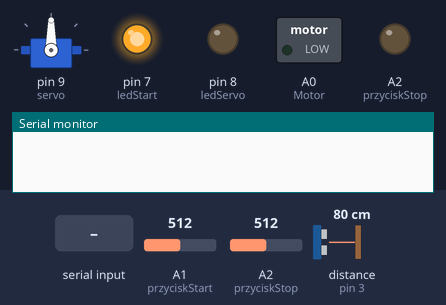
Simulated run of this sketch. Board: Arduino Uno, built with avr-gcc and run on an emulated ATmega328P. Shown: servo, switched loads named in the sketch (green lamp = pin HIGH), output pins drawn as LEDs (lit = HIGH), the last lines printed to the serial monitor. Dashed ring = blinking. The test bench sets the inputs (shaded band); at power-on: A1 (przyciskStart) = 512, A2 (przyciskStop) = 512, distance to the obstacle (sensor on pin 3) 80 cm. The echo pulse lasts 58.3 µs per cm; pins used as bus, display or sensor lines are not drawn.

Above: at 1.2 s.
1.3 s: A1 (przyciskStart) set to 788
2.8 s: A1 (przyciskStart) set to 812
At 3.15 s:
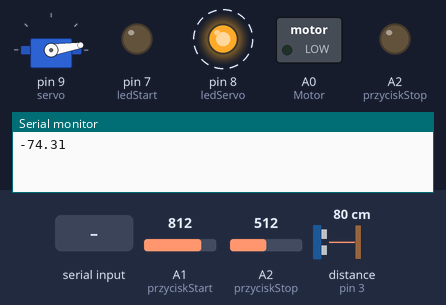
5.8 s: A2 (przyciskStop) set to 790
8.8 s: A2 (przyciskStop) set to 815
At 10.2 s:
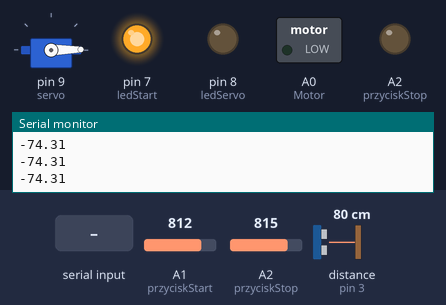
10.5 s: "90,45\n" received over Serial
At 10.84 s:
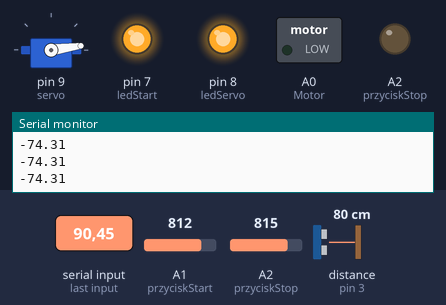
13.5 s: "30,150\n" received over Serial
At 17.61 s:
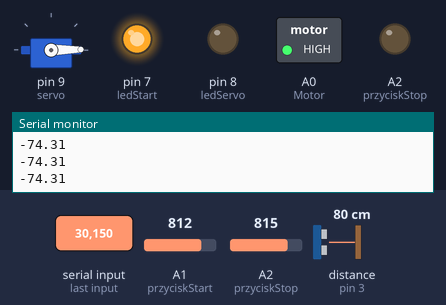
Timing chart, 0 to 19.3 s (numbered marks = the images above; inputs shaded):
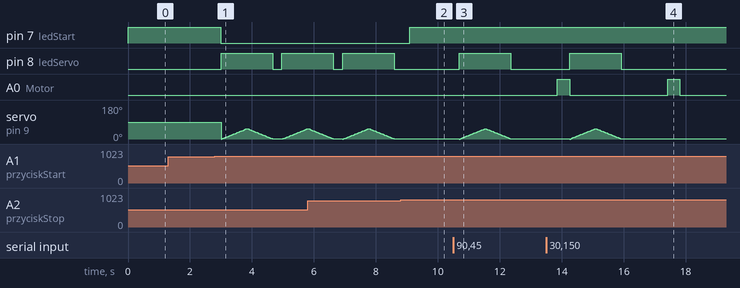

The sketch:

sketch_may20azz.ino
```cpp
#include <Servo.h>

int Motor = A0;  		//PIN A0 Arduino połączony z bramka tranzystora NPN
int przyciskStart = A1; //Przycisk Start.
int przyciskStop = A2;	//Przycisk Stop.

int Trig = 2;  //pin 2 Arduino połączony z pinem Trigger czujnika
int Echo = 3;  //pin 3 Arduino połączony z pinem Echo czujnika

int ledStart = 7; //Dioda LED zielona, świeci, gdy taśma jest gotowa do startu. Po wciśnięciu gaśnie.
int ledServo = 8; //Dioda LED czerwona, świeci gdy nastąpij detekcja obiektu niespelniającego warunków tj. świeci tylko wtedy gdy serwo działa.
int servo = 9;	//Serwonapęd podłączony jest do portu 9.

Servo Selector; //Tworzy obiekt Selector klasy Servo, max 8 obiektow można stworzyc tej klasy. Wykorzystujemy tutaj biblioteke dołączoną na początku <Servo.h>.

String inputString = "";	//Tutaj będziemy przypisywać kolejno znaki wysłane z PC.
char inChar; 				//Tutaj przypisujemy pojedynczy znak odebrany z portu szeregowego.


int servoPosition = 0;		//Domyślna pozycja serwa to 0.


String start = "STR"; // Wykorzystane w zdarzeniu otrzymania znaku na port szeregowy.
String stop = "STP";	// 						--||--

boolean czyStart = false;	//Flaga startu. Jeśli == false to nie wystartuje.

int valStart = 0;	// Tutaj przypisujemy wartość wciśnięcia w funkcji "readButtons()"
int valStop = 0;	//		--||--

float distance;
float objectHigh;
int selectingVal = 3;
/*
przyslamy wysokosc, ktora ma nie zostac zepchnieta z tasmy.
Czyli np. wyślemy z programu 3cm to wszystkie inne z poza zakresu <2.5cm ; 3,5cm>
 mają zostać wywalone
 */


void setup()
{//Inicjalizaja WE i WY.
  Serial.begin(9600);						//Inicjalizaja portu szeregowego. Domyślnie 8 bitów, brak parzystości, jeden bit stopu.
  Selector.attach(servo);					//Ustawienie PINu Serwa (9).
  pinMode(Trig, OUTPUT);                     // 2 - wyjście zbocza narastającego.
  pinMode(Echo, INPUT);                      //	3 - wejście odpowiedzi czujnika ultradźwiękowego.
  pinMode(Motor, OUTPUT); 					// A0 - wyjście sterujące tranzystorem NPN.
  pinMode(przyciskStop, INPUT);
  pinMode(przyciskStart, INPUT);
  pinMode(ledServo, OUTPUT);
  pinMode(ledStart, OUTPUT);
  pinMode(przyciskStop, OUTPUT);
  digitalWrite(ledStart, HIGH); 			//Po udanej inicjalizacji następuje włączenie zielonej diody LED.
}

void loop()
{//Główny program.
	readButtons();
	if(czyStart == true)
    {
	//Sprawdzenie, czy zostały spełnione warunki startu. Tj. Flaga musi być TRUE. Jeśli nie to dzieje się to co jest w ciele "else.
    digitalWrite(ledStart, LOW);
    motorStart();
    measure();
	objectHigh = 6.10 - distance;
			if((selectingVal+0.5) > objectHigh && objectHigh < (selectingVal-0.5)  )
					{//tutaj sprawdzamy czy się mieści w przedziale np tym podanym wyżej <2.5cm;3.5cm>. Jeśli nie to wyrzut z taśmy.
					Serial.println(objectHigh);		//Wysłanie wysokości obiektu do PC.
					digitalWrite(Motor, LOW);		//Wyłączenie silnika.
					doServo();
					delay(100);
					}
			}
    else
    {
	//Flaga czyStart == false, zatem dioda gotowości do startu się pali. Silnik wyłączony.
	digitalWrite(ledStart, HIGH);
    digitalWrite(Motor, LOW);
    }
}

void serialEvent()
{//Odebranie z portu.
    while (Serial.available())//Jeśli port dostępny to... . Nie można odczytać w tym samym momencie, w którym coś wysyłamy.
	{
		inputString = "";				//Czyścimy zawrtość naszego ciągu wyrazów, aby nie przypisywał odebranych znaków z poprzedniego "serialEvent".
		inChar = (char)Serial.read();	//Chwilowy bufor znakowy.
		inputString += inChar;			//Składanie całości.
	}
	if(inputString != stop || inputString != start)
	{	/*
		Jeśli odebrany przez nas ciąg nie jest niczym co mogłoby zmienić flage "czyStart"
		to przypisujemy wartość liczbowa do wartości selektora. Zakładamy bezbłędnia komunikacje
		oraz to, że nie wyślemy innego ciągu znakowego
		*/
		digitalWrite(Motor, LOW); 				//Wyłączenie silnika
		doServo(); 								//Zepchnięcie, aby nic nie stało pod czujnikiem, gdy uruchomi się z nowa wartościa selekcjonowania.
		selectingVal = inputString.toInt();		//Przypisanie nowej wartości selekcjonowania.
		delay(1500);							//Poczekaj 1,5s.
		motorStart();							//Uruchomiene ponowne silnika. ->Automatyczny powrót do pętli 	"void loop()"
	}
	else
	{
		/*
		Analogicznie do tego co działo się wyżej.
		Tutaj jednak zachodzi zmiana flagi "czyStart"
		*/
		if(inputString == stop) czyStart = false;
		else if (inputString == start) czyStart = true;
	}

}

void measure()
{//Pomiar.
  digitalWrite(Trig, LOW);
  delayMicroseconds(2);
  digitalWrite(Trig, HIGH);
  delayMicroseconds(10);
  digitalWrite(Trig, LOW);
  distance = pulseIn(Echo, HIGH);
  distance = distance/58;
}

void doServo()
{//Stały ustawiony obrót o 55stopni.
  digitalWrite(ledServo, HIGH);
  for(servoPosition = 0; servoPosition < 55; servoPosition += 1)
  {
    Selector.write(servoPosition);
    delay(15);
  }
  for(servoPosition = 55; servoPosition>=1; servoPosition-=1)
  {
    Selector.write(servoPosition);
    delay(15);
  }
  digitalWrite(ledServo, LOW);
}

void motorStart()
{//Uruchomiene silnika.
  analogWrite(Motor, 130); //130 - PWM
}

void readButtons()
{//W ciele tej funkcji następuje zmiana flagi "czyStart".
  valStart = analogRead(A1);
  /*
  Sprawdź wartośc napięcia na PIN A1. 5V/1024 - daje nam dużą rozdzielczość.
  Przy zastosowanych przyciskach niestety istnieje możliwośc niedokładnego odczytu,
  dlatego obniżono próg detekcji wciśniecia przycisku.
  */
  if( valStart > 800)
  {
    delay(200);
    czyStart = true;
  }
  valStop = analogRead(A2); //Analogicznie jak wyżej.
  if(valStop > 800)
  {
    czyStart = false;
    delay(200);
  }
}
```

Measured:
- the behaviour switches between 800 and 801 on A1 (przyciskStart) (found by bisection; images 0 and 1)
- the behaviour switches between 800 and 801 on A2 (przyciskStop) (found by bisection; images 1 and 2)
- after the input at 1.3 s, every drawn part: stays the same
- after the input at 2.8 s, pin 7 (ledStart): HIGH → LOW after 0.20 s; pin 8 (ledServo): LOW → HIGH after 0.21 s, → LOW 1.7 s later, → HIGH 0.31 s later
- after the input at 8.8 s, pin 7 (ledStart): LOW → HIGH after 0.29 s; pin 8 (ledServo): stays LOW (without the input it goes to HIGH after 0.10 s); servo on pin 9 (servo): stops changing and stays 1°
- after the input at 10.5 s, pin 8 (ledServo): LOW → HIGH after 0.19 s, → LOW 1.7 s later
- after the input at 13.5 s, pin 8 (ledServo): LOW → HIGH after 0.75 s, → LOW 1.7 s later
- by itself, A0 (Motor): alternates HIGH for 0.40 s and LOW for 3.2 s
